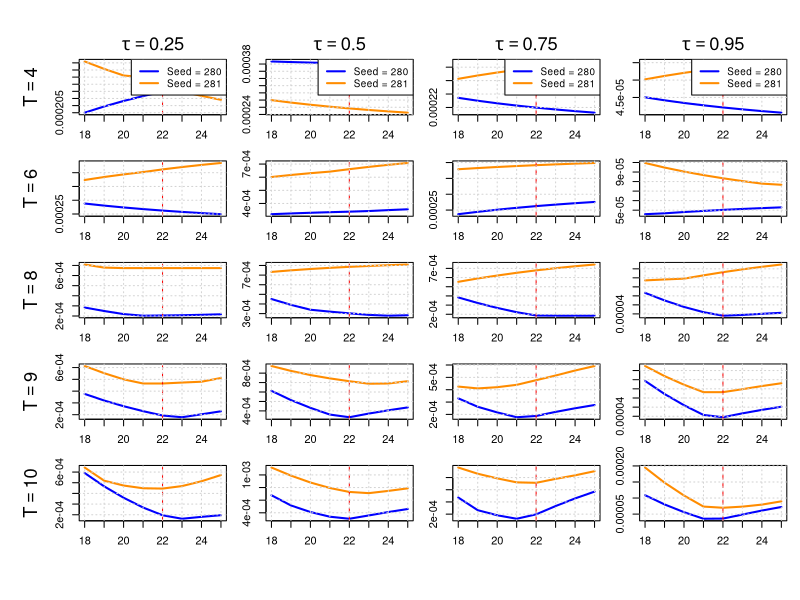

Write R code to recreate this figure.
# ---------------------------------------------------------------------------
# Quantile-Based Peak Estimation with Asymmetric Laplace to match tau
# ---------------------------------------------------------------------------
# ---------------------------------------------------------------------------
# Asymmetric Laplace with P(e < 0)= tau
# ---------------------------------------------------------------------------
rasy_laplace <- function(n, tau, z) {
  u <- runif(n)
  sample <- numeric(n)
  
  for (i in 1:n) {
    if (u[i] < tau) { 
      sample[i] <- -rexp(1, rate = 1 + z) 
    } else { 
      sample[i] <- rexp(1, rate = 1 - z) 
    }
  }
  
  return(sample)
}

# ---------------------------------------------------------------------------
# Quantile Loss
# ---------------------------------------------------------------------------
quantile_loss <- function(u, tau) {
  u * ( tau - (u < 0) )
}

# ---------------------------------------------------------------------------
# Weighted Quantile
# ---------------------------------------------------------------------------
med_weighted_tau <- function(I, l, s, tau) {
  T <- length(I)
  
  x <- I * exp(((1:T) - l)^2 / s^2)
  w <- exp(-((1:T) - l)^2 / s^2)
  
  o <- order(x)
  x_sorted <- x[o]
  w_sorted <- w[o]
  
  cum_w <- cumsum(w_sorted)
  cutoff <- tau * sum(w_sorted)
  
  k <- min(which(cum_w >= cutoff))
  
  return(x_sorted[k]) 
}

# ---------------------------------------------------------------------------
# Quantile-Based Amplitude
# ---------------------------------------------------------------------------
compute_a <- function(I, l, s, tau) {
  med_weighted_tau(I, l, s, tau)
}

# ---------------------------------------------------------------------------
# Quantile Loss objective
# ---------------------------------------------------------------------------
objective_function <- function(I, a, l, s, tau) {
  t <- seq_along(I)
  fitted <- a * exp(-((t - l)^2) / s^2)
  u <- I - fitted
  mean(quantile_loss(u, tau))
}

# ---------------------------------------------------------------------------
# Optimize s for a given l
# ---------------------------------------------------------------------------
search_best_s <- function(I, l, tau) {
  f_obj <- function(s) {
    a_hat <- compute_a(I, l, s, tau)
    objective_function(I, a_hat, l, s, tau)
  }
  optimize(f_obj, interval = c(1, 20), tol = 1e-4)$minimum
}

# ---------------------------------------------------------------------------
# Main simulation
# ---------------------------------------------------------------------------
simulate_quantile_objective_asy <- function(T, A, L, S, tau, z, snr = Inf, seed = NULL) {
  t <- 1:T
  signal <- A * exp(-((t - L)^2) / S^2)
  
  if (!is.null(seed)) set.seed(seed)
  
  if (is.finite(snr)) {
    
    # Correct generalized Laplace variance
    gl_variance <- function(tau, z) {
      t1 <- tau / (1 + z)^2
      t2 <- (1 - tau) / (1 - z)^2
      mu <- (1 - tau) / (1 - z) - tau / (1 + z)
      t1 + t2 - 0.25 * mu^2
    }
    
    vtarget <- (A / snr)^2
    b <- sqrt(vtarget / gl_variance(tau, z))
    noise <- rasy_laplace(T, tau, z) * b
    
    # b <- A / (sqrt(2) * snr)
    # noise <- rasy_laplace(T, tau, z) * b
    I <- signal + noise
  } else {
    I <- signal
  }
  
  l_grid <- 18:25
  losses <- sapply(l_grid, function(l) {
    s_hat <- search_best_s(I, l, tau)
    a_hat <- compute_a(I, l, s_hat, tau)
    objective_function(I, a_hat, l, s_hat, tau)
  })
  
  data.frame(l = l_grid, loss = losses, T = T)
}

# ---------------------------------------------------------------------------
# Combined Plotting Utility for All Tau and T Values (Asymmetric Laplace)
# ---------------------------------------------------------------------------
# plot_all_asymmetric_objectives <- function(results_all, L_true) {
#   Ts <- sort(unique(results_all$T))
#   taus <- sort(unique(results_all$tau))
#   nrow <- length(Ts)
#   ncol <- length(taus)
#   
#   pdf(file = "plot_asymmetric_all.pdf", width = 2.5 * ncol, height = 2.5 * nrow)
#   old_par <- par(mfrow = c(nrow, ncol), mar = c(2, 2, 1.5, 1), oma = c(4, 4, 3, 0))
#   on.exit({ par(old_par); dev.off() })
#   
#   for (i in seq_along(Ts)) {
#     for (j in seq_along(taus)) {
#       T_val <- Ts[i]
#       tau_val <- taus[j]
#       subset_data <- subset(results_all, T == T_val & tau == tau_val)
#       
#       plot(subset_data$l, subset_data$loss, type = "l", lwd = 2, col = "blue",
#            xlab = "", ylab = "", main = "")
#       abline(v = L_true, col = "red", lty = 2)
#       grid()
#       
#       if (j == 1) mtext(bquote(T == .(T_val)), side = 2, line = 3, cex = 1.1)
#       if (i == 1) mtext(bquote(tau == .(tau_val)), side = 3, line = 0.5, cex = 1.1)
#     }
#   }
# }

# ---------------------------------------------------------------------------
# Run simulation and generate merged plot
# ---------------------------------------------------------------------------
# A_true <- 1
# L_true <- 22
# S_true <- 10
# snr <- 1000
# seed <- 280
# # seed <- 281
# T_vals <- c(4, 6, 8, 9, 10)
# 
# tau_values <- c(0.25, 0.5, 0.75, 0.95)
# results_all <- do.call(rbind, lapply(tau_values, function(tau_val) {
#   z_val <- 1 - 2 * tau_val  # Enforce proposition 2
#   do.call(rbind, lapply(T_vals, function(T) {
#     df <- simulate_quantile_objective_asy(
#       T, A = A_true, L = L_true, S = S_true,
#       tau = tau_val, z = z_val, snr = snr, seed = seed
#     )
#     df$tau <- tau_val
#     df
#   }))
# }))
# 
# 
# 
# plot_all_asymmetric_objectives(results_all, L_true)
# cat("Combined plot saved to plot_asymmetric_all.png\n")


# --- Generate data for multiple seeds ---
get_results_for_seed <- function(seed, T_vals, tau_values, A, L, S, snr) {
  do.call(rbind, lapply(tau_values, function(tau_val) {
    z_val <- 1 - 2 * tau_val
    do.call(rbind, lapply(T_vals, function(T) {
      df <- simulate_quantile_objective_asy(
        T, A = A, L = L, S = S,
        tau = tau_val, z = z_val, snr = snr, seed = seed
      )
      df$tau <- tau_val
      df$seed <- seed
      df
    }))
  }))
}

# --- Plotting function with superposed curves ---
plot_all_asymmetric_objectives_dual_seed <- function(results_all, L_true) {
  Ts <- sort(unique(results_all$T))
  taus <- sort(unique(results_all$tau))
  nrow <- length(Ts)
  ncol <- length(taus)
  
  pdf(file = "plot_asymmetric_dual_seed.pdf", width = 2.5 * ncol, height = 2.5 * nrow, bg = "white")
  old_par <- par(mfrow = c(nrow, ncol), mar = c(2, 2, 1.5, 1), oma = c(4, 4, 3, 0))
  on.exit({ par(old_par); dev.off() })
  
  for (i in seq_along(Ts)) {
    for (j in seq_along(taus)) {
      T_val <- Ts[i]
      tau_val <- taus[j]
      sub_280 <- subset(results_all, T == T_val & tau == tau_val & seed == 280)
      sub_281 <- subset(results_all, T == T_val & tau == tau_val & seed == 281)
      
      plot(sub_280$l, sub_280$loss, type = "l", lwd = 2, col = "blue",
           xlab = "", ylab = "", main = "", ylim = range(c(sub_280$loss, sub_281$loss)))
      lines(sub_281$l, sub_281$loss, col = "darkorange", lwd = 2, lty = 1)
      abline(v = L_true, col = "red", lty = 2)
      grid()
      
      if (j == 1) mtext(bquote(T == .(T_val)), side = 2, line = 3, cex = 1.1)
      # if (i == 1) mtext(bquote(tau == .(tau_val)), side = 3, line = 0.5, cex = 1.1)
      
      if (i == 1) {
        mtext(bquote(tau == .(tau_val)), side = 3, line = 0.5, cex = 1.1)
        legend("topright", legend = paste("Seed =", c(280, 281)), col = c("blue","darkorange"), lty = 1, lwd = 2, bty = "o", cex = 0.9)
      }
    }
  }
}

# --- Run simulations for both seeds ---
A_true <- 1
L_true <- 22
S_true <- 10
snr <- 1000
T_vals <- c(4, 6, 8, 9, 10)
tau_values <- c(0.25, 0.5, 0.75, 0.95)

results_280 <- get_results_for_seed(280, T_vals, tau_values, A_true, L_true, S_true, snr)
results_281 <- get_results_for_seed(281, T_vals, tau_values, A_true, L_true, S_true, snr)

# --- Combine and plot ---
results_combined <- rbind(results_280, results_281)
plot_all_asymmetric_objectives_dual_seed(results_combined, L_true)
cat("Superposed plot saved to plot_asymmetric_dual_seed.pdf\n")
